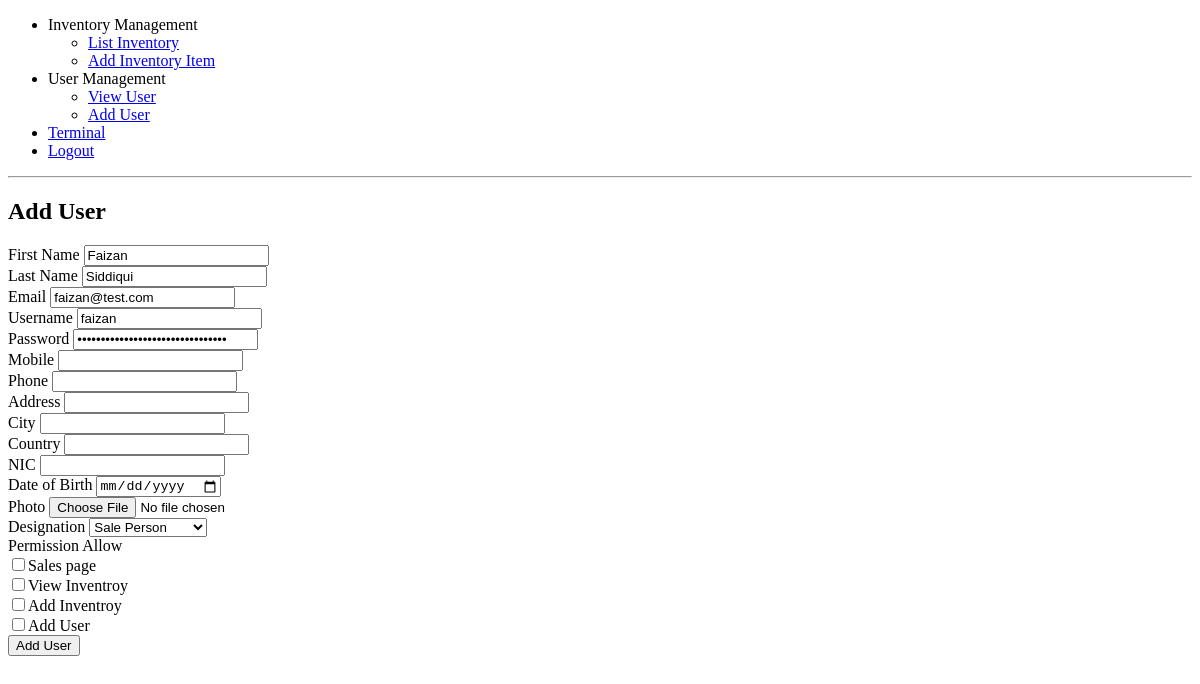
The page /add_user.php?id=1 (signed in) on the database as committed earlier.
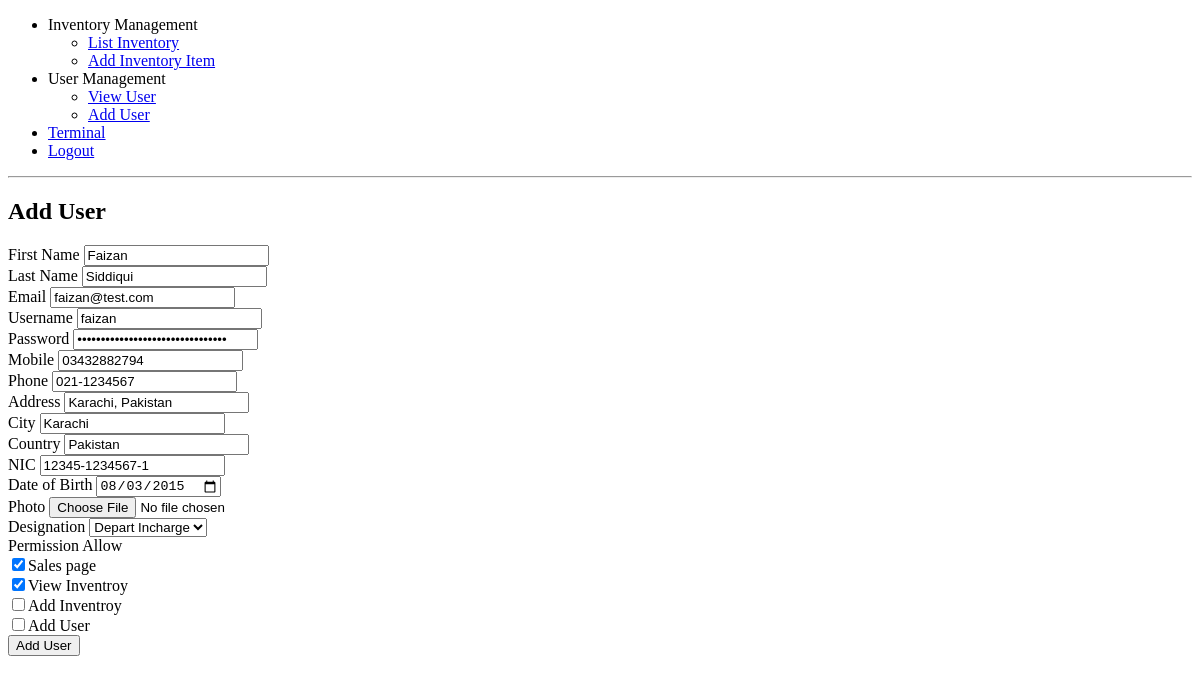
The same page on the database as committed later.
### tables this page shows
CREATE TABLE IF NOT EXISTS `users` (
  `id` int(11) NOT NULL,
  `fname` varchar(32) NOT NULL,
  `lname` varchar(32) NOT NULL,
  `email` varchar(64) NOT NULL,
  `login` varchar(32) NOT NULL,
  `password` varchar(256) NOT NULL,
  `mobile` varchar(32) NOT NULL,
  `phone` varchar(32) NOT NULL,
  `address` varchar(256) NOT NULL,
  `city` varchar(32) NOT NULL,
  `country` varchar(32) NOT NULL,
  `nic` tinytext NOT NULL,
  `dob` varchar(32) NOT NULL,
  `photo` tinytext NOT NULL,
  `designation` varchar(32) NOT NULL,
  `capabilities` tinytext NOT NULL
);

### common/class.database.php (called while the page is built, shortened)
<?php
class Database {
    public $_DB;
    public $_query;
    public $_where = array();
    public $_select = array();
    public $_action;
    public $_table;
    public function __construct() {
        try {
            $this->_DB = new PDO('mysql:host=' . DB_HOST . ';dbname=' . DB_NAME, DB_USER, DB_PASS);
            $this->_DB->setAttribute(PDO::ATTR_ERRMODE, PDO::ERRMODE_EXCEPTION);
        } catch (PDOException $e) {
            echo 'ERROR: ' . $e->getMessage();
        }
    }
    public function where($column_name, $value, $operator = '=') {
        $this->_where[$column_name] = array();
        $this->_where[$column_name][] = $value;
        $this->_where[$column_name][] = $operator;
    }
    public function query($query) {
        try {
            $this->_query = $this->_DB->prepare(filter_var($query, FILTER_SANITIZE_STRING));
            $this->bind_results();
            $this->_query->execute();
            $this->_where = array();
            $this->_select = array();
        } catch (PDOException $e) {
            $er = $e->errorInfo;
            echo '<p style="font-family:arial; background:#F00; position:absolute; z-index:10000; color:#FFF; padding:5px;">ERROR: ' . $er[2] . '</p>';
        }
    }
    public function bind_results() {
        if (!empty($this->_where)) {
            $ci = 0;
            foreach ($this->_where as $c => $value) {
                $ci++;
                $this->_query->bindValue(':' . $c.$ci, $value[0], $this->get_type($value[0]));
            }
        }
    }
    public function get_type($value) {
        if (is_int($value)) {
            $param = PDO::PARAM_INT;
        } elseif (is_bool($value)) {
            $param = PDO::PARAM_BOOL;
        } elseif (is_null($value)) {
            $param = PDO::PARAM_NULL;
        } elseif (is_string($value)) {
            $param = PDO::PARAM_STR;
        } else {
            $param = FALSE;
        }
        return $param;
    }
    public function build_query() {
        $query = $this->_action;
        if ($this->_action == 'SELECT') {
            if (!empty($this->_select)) {
                foreach ($this->_select as $column_name => $name) {
                    $query .=' ' . $column_name . ' as ' . $name . ', ';
                }
            } else {
                $query .= ' *';
            }
            $query = rtrim($query, ', ');
        }
        if ($this->_action != 'UPDATE' && $this->_action != 'INSERT') {
            $query .= ' FROM ';
        }
        $query .= $this->_table;
        if (!empty($this->_where)) {
            $query .= ' WHERE ';
            $columns = array();
            $ci = 0;
            foreach ($this->_where as $c => $v) {
                $cn = $c;
                $ci++;
                $columns[] = $cn . ' ' . $v[1] . ' :' . $c.$ci;
            }
            $query .= implode(' AND ', $columns);
        }
        $this->query($query);
    }
    public function result($fetch_type = PDO::FETCH_OBJ) {
        return $this->_query->fetch($fetch_type);
    }
    public function from($table_name, $num_rows = NULL) {
        $this->_action = 'SELECT';
        $this->_table = $table_name;
        $this->build_query();
    }
}

### classes/class.user.php (called while the page is built, shortened)
<?php
class user extends database
{
	private $table_name;
	function __construct(){
		$this->table_name = 'users';
	}
	public function get_user($ID)
	{
		$this->from($this->table_name);
		return $this->result();
	}
}
 ?>

### common/default_vars.php (called while the page is built)
<?php
$capabilities = array();
$capabilities['sales_page'] = 'Sales page';
$capabilities['view_inventory'] = 'View Inventroy';
$capabilities['add_inventory'] = 'Add Inventroy';
$capabilities['add_user'] = 'Add User';
$designation = array();
$designation['sales_person'] = 'Sale Person';
$designation['depart_incharge'] = 'Depart Incharge';
$designation['manager'] = 'Manager';
?>

### add_user.php (the view, shortened to what the changed rows need)
<?php require_once 'common/init.php'; ?>
<!DOCTYPE html>
<html>
<head>
</head>
<body>
<?php
$user = new user();
$ID = (isset($_GET['id']))? $_GET['id'] : NULL;
if (isset($ID)) {
	$user_result = $user->get_user($ID);
}
?>
<h2>Add User</h2>
<form action="" method="post">
	<label for="fname">First Name <input type="text" name="fname" id="fname" value="<?php echo (isset($ID))? $user_result->fname : '' ?>" required></label> <br>
	<label for="lname">Last Name <input type="text" name="lname" id="lname" value="<?php echo (isset($ID))? $user_result->lname : '' ?>" required></label> <br>
	<label for="email">Email <input type="email" name="email" id="email" value="<?php echo (isset($ID))? $user_result->email : '' ?>" required></label> <br>
	<label for="username">Username <input type="text" name="username" id="username" value="<?php echo (isset($ID))? $user_result->login : '' ?>" required></label> <br>
	<label for="password">Password <input type="password" name="password" id="password" value="<?php echo (isset($ID))? $user_result->password : '' ?>" required></label> <br>
	<label for="mobile">Mobile <input type="text" name="mobile" id="mobile" value="<?php echo (isset($ID))? $user_result->mobile : '' ?>" required></label> <br>
	<label for="phone">Phone <input type="text" name="phone" id="phone" value="<?php echo (isset($ID))? $user_result->phone : '' ?>" required></label> <br>
	<label for="address">Address <input type="text" name="address" id="address" value="<?php echo (isset($ID))? $user_result->address : '' ?>" required></label> <br>
	<label for="city">City <input type="text" name="city" id="city" value="<?php echo (isset($ID))? $user_result->city : '' ?>" required></label> <br>
	<label for="country">Country <input type="text" name="country" id="country" value="<?php echo (isset($ID))? $user_result->country : '' ?>" required></label> <br>
	<label for="nic">NIC <input type="text" name="nic" id="nic" value="<?php echo (isset($ID))? $user_result->nic : '' ?>" required></label> <br>
	<label for="dob">Date of Birth <input type="date" name="dob" id="dob" value="<?php echo (isset($ID))? $user_result->dob : '' ?>" required></label> <br>
	<label for="photo">Photo <input type="file" name="photo" id="photo"></label> <br>
	<label for="designation">Designation
		<select name="designation" id="designation" required>
			<?php
			foreach($designation as $designation=>$value){
				?>
					<option value="<?php echo $designation; ?>" <?php (isset($ID))? $des = $user_result->designation : ''; if(isset($ID)){if($designation == $des){echo 'selected=selected';}}?>><?php echo $value; ?></option>
				<?php
			}
			?>
		</select>
	</label> <br>
	<label for="permission">Permission Allow</label> <br>
	<?php
	foreach($capabilities as $capability=>$value){
		?>
			<?php
			if(isset($ID)){
				$user_capabilities = $user_result->capabilities;
				$user_capabilities = (!empty($user_capabilities))? json_decode($user_capabilities) : array();
			}
				?>
				<label><input type="checkbox" <?php echo (isset($ID) && in_array($capability, $user_capabilities))? 'checked' : ''; ?> name="capabilities[]" value="<?php echo $capability; ?>"><?php echo $value; ?></label><br/>
		<?php
		}
	?>
</form>
</body>
</html>

Rows that differ between the two databases and show on the page:
changed users "Faizan": mobile (not shown) → "03432882794"; phone (not shown) → "021-1234567"; address (not shown) → "Karachi, Pakistan"; city (not shown) → "Karachi"; country (not shown) → "Pakistan"; nic (not shown) → "12345-1234567-1"; dob (not shown) → "08/03/2015"; designation (not shown) → "Depart Incharge"
Other text that changed with them:
form field designation: "Sale Person" → (not shown)
